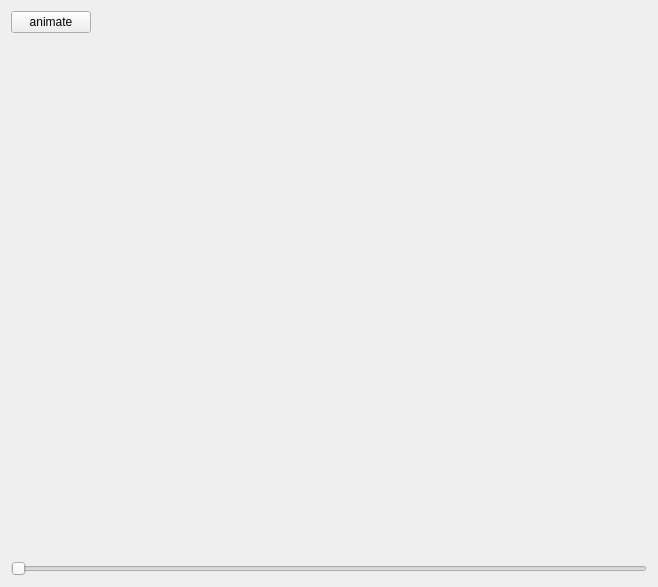
<?xml version="1.0" encoding="UTF-8"?>
<ui version="4.0">
 <class>show3d_with_slider</class>
 <widget class="QWidget" name="show3d_with_slider">
  <property name="geometry">
   <rect>
    <x>0</x>
    <y>0</y>
    <width>658</width>
    <height>587</height>
   </rect>
  </property>
  <property name="sizePolicy">
   <sizepolicy hsizetype="MinimumExpanding" vsizetype="MinimumExpanding">
    <horstretch>0</horstretch>
    <verstretch>0</verstretch>
   </sizepolicy>
  </property>
  <property name="minimumSize">
   <size>
    <width>200</width>
    <height>200</height>
   </size>
  </property>
  <property name="windowTitle">
   <string>Form</string>
  </property>
  <layout class="QGridLayout" name="gridLayout">
   <item row="0" column="0">
    <layout class="QVBoxLayout" name="verticalLayout">
     <item>
      <layout class="QHBoxLayout" name="horizontalLayout">
       <item>
        <widget class="QPushButton" name="btn_animate">
         <property name="text">
          <string>animate</string>
         </property>
        </widget>
       </item>
       <item>
        <widget class="QLabel" name="label">
         <property name="enabled">
          <bool>true</bool>
         </property>
         <property name="sizePolicy">
          <sizepolicy hsizetype="Expanding" vsizetype="Preferred">
           <horstretch>0</horstretch>
           <verstretch>0</verstretch>
          </sizepolicy>
         </property>
         <property name="text">
          <string/>
         </property>
        </widget>
       </item>
      </layout>
     </item>
     <item>
      <widget class="Show3D" name="oglwgt" native="true">
       <property name="sizePolicy">
        <sizepolicy hsizetype="MinimumExpanding" vsizetype="MinimumExpanding">
         <horstretch>0</horstretch>
         <verstretch>0</verstretch>
        </sizepolicy>
       </property>
      </widget>
     </item>
     <item>
      <widget class="QSlider" name="slider">
       <property name="sizePolicy">
        <sizepolicy hsizetype="Expanding" vsizetype="Preferred">
         <horstretch>0</horstretch>
         <verstretch>0</verstretch>
        </sizepolicy>
       </property>
       <property name="orientation">
        <enum>Qt::Horizontal</enum>
       </property>
      </widget>
     </item>
    </layout>
   </item>
  </layout>
 </widget>
 <customwidgets>
  <customwidget>
   <class>Show3D</class>
   <extends>QWidget</extends>
   <header>pele.gui.show3d.h</header>
   <container>1</container>
  </customwidget>
 </customwidgets>
 <resources/>
 <connections/>
</ui>
